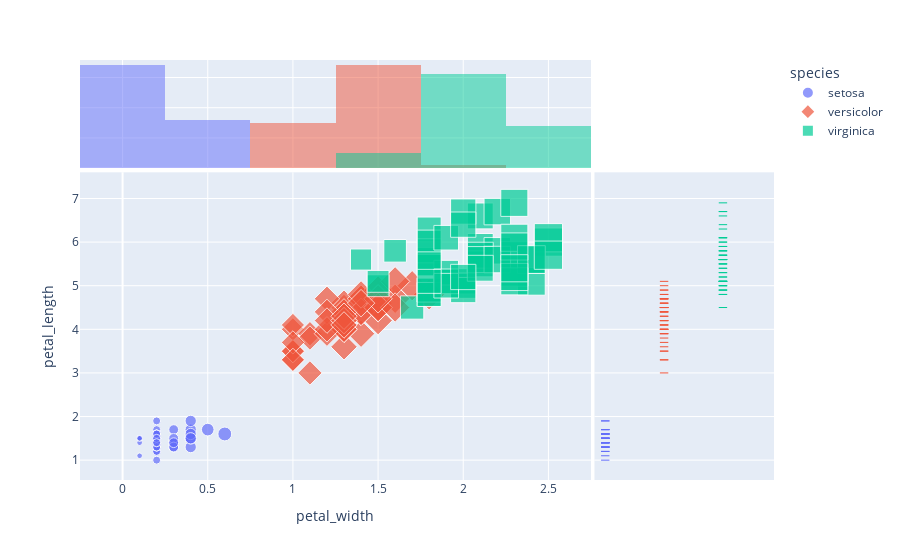

Here is the notebook cell this chart was saved with:
### Markdown cell above
Scatter Plots:
	Scatter plot is use to show the co-relation of two variables. Its uses when we want to check the relationship between variables when one is dependent and other is independent. It also use to check the patterns in data i.e  to check the existance of outliers. It is used to check how a variable effect other.

Uses:
When we want to check corelation and relationship
When we want to present overall data to check patterns
To check the spread and outliers

Avoid:
Not show relationship between more than two variables

### Code cell
df = pd.read_csv(".\iris.csv")
fig=px.scatter(df,x="petal_width",y="petal_length",color="species", size="petal_width", symbol="species", marginal_x="histogram", marginal_y="rug")
fig.show()

### Figure 1 — Plotly figure (JSON) as saved in the notebook; plotly's stock layout.template omitted (floating-point values rounded to 4 significant figures)
{"data": [{"hovertemplate": "species=setosa<br>petal_width=%{marker.size}<br>petal_length=%{y}<extra></extra>", "legendgroup": "setosa", "marker": {"color": "#636efa", "size": [0.2, 0.2, 0.2, 0.2, 0.2, 0.4, 0.3, 0.2, 0.2, 0.1, 0.2, 0.2, 0.1, 0.1, 0.2, 0.4, 0.4, 0.3, 0.3, 0.3, 0.2, 0.4, 0.2, 0.5, 0.2, 0.2, 0.4, 0.2, 0.2, 0.2, 0.2, 0.4, 0.1, 0.2, 0.1, 0.2, 0.2, 0.1, 0.2, 0.2, 0.3, 0.3, 0.2, 0.6, 0.4, 0.3, 0.2, 0.2, 0.2, 0.2], "sizemode": "area", "sizeref": 0.00625, "symbol": "circle"}, "mode": "markers", "name": "setosa", "orientation": "v", "showlegend": true, "type": "scatter", "x": [0.2, 0.2, 0.2, 0.2, 0.2, 0.4, 0.3, 0.2, 0.2, 0.1, 0.2, 0.2, 0.1, 0.1, 0.2, 0.4, 0.4, 0.3, 0.3, 0.3, 0.2, 0.4, 0.2, 0.5, 0.2, 0.2, 0.4, 0.2, 0.2, 0.2, 0.2, 0.4, 0.1, 0.2, 0.1, 0.2, 0.2, 0.1, 0.2, 0.2, 0.3, 0.3, 0.2, 0.6, 0.4, 0.3, 0.2, 0.2, 0.2, 0.2], "xaxis": "x", "y": [1.4, 1.4, 1.3, 1.5, 1.4, 1.7, 1.4, 1.5, 1.4, 1.5, 1.5, 1.6, 1.4, 1.1, 1.2, 1.5, 1.3, 1.4, 1.7, 1.5, 1.7, 1.5, 1, 1.7, 1.9, 1.6, 1.6, 1.5, 1.4, 1.6, 1.6, 1.5, 1.5, 1.4, 1.5, 1.2, 1.3, 1.5, 1.3, 1.5, 1.3, 1.3, 1.3, 1.6, 1.9, 1.4, 1.6, 1.4, 1.5, 1.4], "yaxis": "y"}, {"alignmentgroup": "True", "bingroup": "x", "hovertemplate": "species=setosa<br>petal_width=%{x}<br>count=%{y}<extra></extra>", "legendgroup": "setosa", "marker": {"color": "#636efa"}, "name": "setosa", "offsetgroup": "setosa", "opacity": 0.5, "showlegend": false, "type": "histogram", "x": [0.2, 0.2, 0.2, 0.2, 0.2, 0.4, 0.3, 0.2, 0.2, 0.1, 0.2, 0.2, 0.1, 0.1, 0.2, 0.4, 0.4, 0.3, 0.3, 0.3, 0.2, 0.4, 0.2, 0.5, 0.2, 0.2, 0.4, 0.2, 0.2, 0.2, 0.2, 0.4, 0.1, 0.2, 0.1, 0.2, 0.2, 0.1, 0.2, 0.2, 0.3, 0.3, 0.2, 0.6, 0.4, 0.3, 0.2, 0.2, 0.2, 0.2], "xaxis": "x3", "yaxis": "y3"}, {"alignmentgroup": "True", "boxpoints": "all", "fillcolor": "rgba(255,255,255,0)", "hoveron": "points", "hovertemplate": "species=setosa<br>petal_length=%{y}<extra></extra>", "jitter": 0, "legendgroup": "setosa", "line": {"color": "rgba(255,255,255,0)"}, "marker": {"color": "#636efa", "symbol": "line-ew-open"}, "name": "setosa", "offsetgroup": "setosa", "showlegend": false, "type": "box", "xaxis": "x2", "y": [1.4, 1.4, 1.3, 1.5, 1.4, 1.7, 1.4, 1.5, 1.4, 1.5, 1.5, 1.6, 1.4, 1.1, 1.2, 1.5, 1.3, 1.4, 1.7, 1.5, 1.7, 1.5, 1, 1.7, 1.9, 1.6, 1.6, 1.5, 1.4, 1.6, 1.6, 1.5, 1.5, 1.4, 1.5, 1.2, 1.3, 1.5, 1.3, 1.5, 1.3, 1.3, 1.3, 1.6, 1.9, 1.4, 1.6, 1.4, 1.5, 1.4], "yaxis": "y2"}, {"hovertemplate": "species=versicolor<br>petal_width=%{marker.size}<br>petal_length=%{y}<extra></extra>", "legendgroup": "versicolor", "marker": {"color": "#EF553B", "size": [1.4, 1.5, 1.5, 1.3, 1.5, 1.3, 1.6, 1, 1.3, 1.4, 1, 1.5, 1, 1.4, 1.3, 1.4, 1.5, 1, 1.5, 1.1, 1.8, 1.3, 1.5, 1.2, 1.3, 1.4, 1.4, 1.7, 1.5, 1, 1.1, 1, 1.2, 1.6, 1.5, 1.6, 1.5, 1.3, 1.3, 1.3, 1.2, 1.4, 1.2, 1, 1.3, 1.2, 1.3, 1.3, 1.1, 1.3], "sizemode": "area", "sizeref": 0.00625, "symbol": "diamond"}, "mode": "markers", "name": "versicolor", "orientation": "v", "showlegend": true, "type": "scatter", "x": [1.4, 1.5, 1.5, 1.3, 1.5, 1.3, 1.6, 1, 1.3, 1.4, 1, 1.5, 1, 1.4, 1.3, 1.4, 1.5, 1, 1.5, 1.1, 1.8, 1.3, 1.5, 1.2, 1.3, 1.4, 1.4, 1.7, 1.5, 1, 1.1, 1, 1.2, 1.6, 1.5, 1.6, 1.5, 1.3, 1.3, 1.3, 1.2, 1.4, 1.2, 1, 1.3, 1.2, 1.3, 1.3, 1.1, 1.3], "xaxis": "x", "y": [4.7, 4.5, 4.9, 4, 4.6, 4.5, 4.7, 3.3, 4.6, 3.9, 3.5, 4.2, 4, 4.7, 3.6, 4.4, 4.5, 4.1, 4.5, 3.9, 4.8, 4, 4.9, 4.7, 4.3, 4.4, 4.8, 5, 4.5, 3.5, 3.8, 3.7, 3.9, 5.1, 4.5, 4.5, 4.7, 4.4, 4.1, 4, 4.4, 4.6, 4, 3.3, 4.2, 4.2, 4.2, 4.3, 3, 4.1], "yaxis": "y"}, {"alignmentgroup": "True", "bingroup": "x", "hovertemplate": "species=versicolor<br>petal_width=%{x}<br>count=%{y}<extra></extra>", "legendgroup": "versicolor", "marker": {"color": "#EF553B"}, "name": "versicolor", "offsetgroup": "versicolor", "opacity": 0.5, "showlegend": false, "type": "histogram", "x": [1.4, 1.5, 1.5, 1.3, 1.5, 1.3, 1.6, 1, 1.3, 1.4, 1, 1.5, 1, 1.4, 1.3, 1.4, 1.5, 1, 1.5, 1.1, 1.8, 1.3, 1.5, 1.2, 1.3, 1.4, 1.4, 1.7, 1.5, 1, 1.1, 1, 1.2, 1.6, 1.5, 1.6, 1.5, 1.3, 1.3, 1.3, 1.2, 1.4, 1.2, 1, 1.3, 1.2, 1.3, 1.3, 1.1, 1.3], "xaxis": "x3", "yaxis": "y3"}, {"alignmentgroup": "True", "boxpoints": "all", "fillcolor": "rgba(255,255,255,0)", "hoveron": "points", "hovertemplate": "species=versicolor<br>petal_length=%{y}<extra></extra>", "jitter": 0, "legendgroup": "versicolor", "line": {"color": "rgba(255,255,255,0)"}, "marker": {"color": "#EF553B", "symbol": "line-ew-open"}, "name": "versicolor", "offsetgroup": "versicolor", "showlegend": false, "type": "box", "xaxis": "x2", "y": [4.7, 4.5, 4.9, 4, 4.6, 4.5, 4.7, 3.3, 4.6, 3.9, 3.5, 4.2, 4, 4.7, 3.6, 4.4, 4.5, 4.1, 4.5, 3.9, 4.8, 4, 4.9, 4.7, 4.3, 4.4, 4.8, 5, 4.5, 3.5, 3.8, 3.7, 3.9, 5.1, 4.5, 4.5, 4.7, 4.4, 4.1, 4, 4.4, 4.6, 4, 3.3, 4.2, 4.2, 4.2, 4.3, 3, 4.1], "yaxis": "y2"}, {"hovertemplate": "species=virginica<br>petal_width=%{marker.size}<br>petal_length=%{y}<extra></extra>", "legendgroup": "virginica", "marker": {"color": "#00cc96", "size": [2.5, 1.9, 2.1, 1.8, 2.2, 2.1, 1.7, 1.8, 1.8, 2.5, 2, 1.9, 2.1, 2, 2.4, 2.3, 1.8, 2.2, 2.3, 1.5, 2.3, 2, 2, 1.8, 2.1, 1.8, 1.8, 1.8, 2.1, 1.6, 1.9, 2, 2.2, 1.5, 1.4, 2.3, 2.4, 1.8, 1.8, 2.1, 2.4, 2.3, 1.9, 2.3, 2.5, 2.3, 1.9, 2, 2.3, 1.8], "sizemode": "area", "sizeref": 0.00625, "symbol": "square"}, "mode": "markers", "name": "virginica", "orientation": "v", "showlegend": true, "type": "scatter", "x": [2.5, 1.9, 2.1, 1.8, 2.2, 2.1, 1.7, 1.8, 1.8, 2.5, 2, 1.9, 2.1, 2, 2.4, 2.3, 1.8, 2.2, 2.3, 1.5, 2.3, 2, 2, 1.8, 2.1, 1.8, 1.8, 1.8, 2.1, 1.6, 1.9, 2, 2.2, 1.5, 1.4, 2.3, 2.4, 1.8, 1.8, 2.1, 2.4, 2.3, 1.9, 2.3, 2.5, 2.3, 1.9, 2, 2.3, 1.8], "xaxis": "x", "y": [6, 5.1, 5.9, 5.6, 5.8, 6.6, 4.5, 6.3, 5.8, 6.1, 5.1, 5.3, 5.5, 5, 5.1, 5.3, 5.5, 6.7, 6.9, 5, 5.7, 4.9, 6.7, 4.9, 5.7, 6, 4.8, 4.9, 5.6, 5.8, 6.1, 6.4, 5.6, 5.1, 5.6, 6.1, 5.6, 5.5, 4.8, 5.4, 5.6, 5.1, 5.1, 5.9, 5.7, 5.2, 5, 5.2, 5.4, 5.1], "yaxis": "y"}, {"alignmentgroup": "True", "bingroup": "x", "hovertemplate": "species=virginica<br>petal_width=%{x}<br>count=%{y}<extra></extra>", "legendgroup": "virginica", "marker": {"color": "#00cc96"}, "name": "virginica", "offsetgroup": "virginica", "opacity": 0.5, "showlegend": false, "type": "histogram", "x": [2.5, 1.9, 2.1, 1.8, 2.2, 2.1, 1.7, 1.8, 1.8, 2.5, 2, 1.9, 2.1, 2, 2.4, 2.3, 1.8, 2.2, 2.3, 1.5, 2.3, 2, 2, 1.8, 2.1, 1.8, 1.8, 1.8, 2.1, 1.6, 1.9, 2, 2.2, 1.5, 1.4, 2.3, 2.4, 1.8, 1.8, 2.1, 2.4, 2.3, 1.9, 2.3, 2.5, 2.3, 1.9, 2, 2.3, 1.8], "xaxis": "x3", "yaxis": "y3"}, {"alignmentgroup": "True", "boxpoints": "all", "fillcolor": "rgba(255,255,255,0)", "hoveron": "points", "hovertemplate": "species=virginica<br>petal_length=%{y}<extra></extra>", "jitter": 0, "legendgroup": "virginica", "line": {"color": "rgba(255,255,255,0)"}, "marker": {"color": "#00cc96", "symbol": "line-ew-open"}, "name": "virginica", "offsetgroup": "virginica", "showlegend": false, "type": "box", "xaxis": "x2", "y": [6, 5.1, 5.9, 5.6, 5.8, 6.6, 4.5, 6.3, 5.8, 6.1, 5.1, 5.3, 5.5, 5, 5.1, 5.3, 5.5, 6.7, 6.9, 5, 5.7, 4.9, 6.7, 4.9, 5.7, 6, 4.8, 4.9, 5.6, 5.8, 6.1, 6.4, 5.6, 5.1, 5.6, 6.1, 5.6, 5.5, 4.8, 5.4, 5.6, 5.1, 5.1, 5.9, 5.7, 5.2, 5, 5.2, 5.4, 5.1], "yaxis": "y2"}], "layout": {"barmode": "overlay", "legend": {"itemsizing": "constant", "title": {"text": "species"}, "tracegroupgap": 0}, "margin": {"t": 60}, "xaxis": {"anchor": "y", "domain": [0, 0.7363], "title": {"text": "petal_width"}}, "xaxis2": {"anchor": "y2", "domain": [0.7413, 1], "matches": "x2", "showgrid": false, "showline": false, "showticklabels": false, "ticks": ""}, "xaxis3": {"anchor": "y3", "domain": [0, 0.7363], "matches": "x", "showgrid": true, "showticklabels": false}, "xaxis4": {"anchor": "y4", "domain": [0.7413, 1], "matches": "x2", "showgrid": false, "showline": false, "showticklabels": false, "ticks": ""}, "yaxis": {"anchor": "x", "domain": [0, 0.7326], "title": {"text": "petal_length"}}, "yaxis2": {"anchor": "x2", "domain": [0, 0.7326], "matches": "y", "showgrid": true, "showticklabels": false}, "yaxis3": {"anchor": "x3", "domain": [0.7426, 1], "matches": "y3", "showgrid": true, "showline": false, "showticklabels": false, "ticks": ""}, "yaxis4": {"anchor": "x4", "domain": [0.7426, 1], "matches": "y3", "showgrid": true, "showline": false, "showticklabels": false, "ticks": ""}}}
